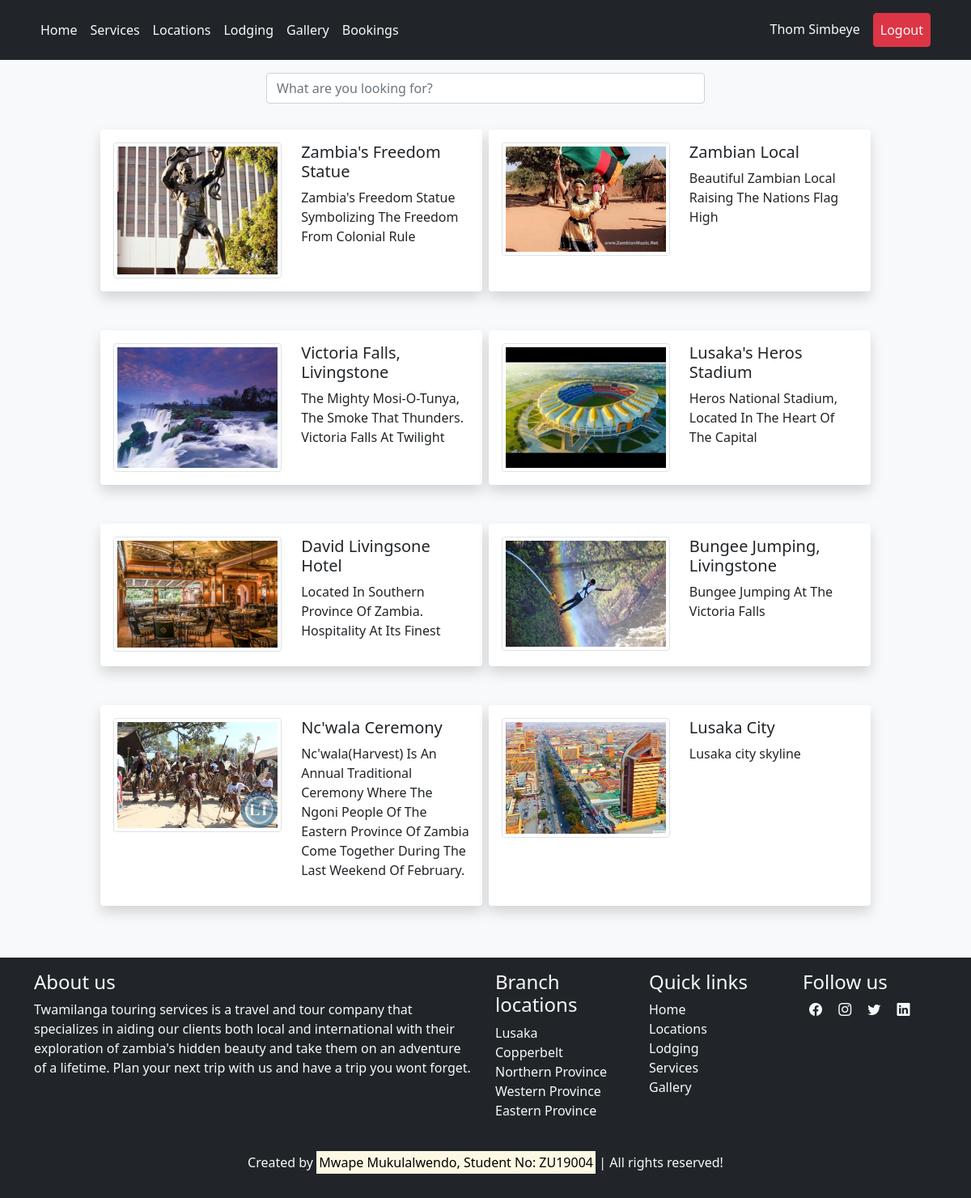
The app's page /pages/gallery.php (signed in) with its own data.
### tables this page shows
CREATE TABLE `users` (
  `id` int(11) NOT NULL,
  `email` varchar(60) DEFAULT NULL,
  `first_name` varchar(60) DEFAULT NULL,
  `last_name` varchar(60) DEFAULT NULL,
  `phone_no` varchar(12) DEFAULT NULL,
  `password` longtext NOT NULL,
  `is_admin` tinyint(1) NOT NULL,
  `joined` datetime DEFAULT current_timestamp()
);

CREATE TABLE `gallery` (
  `id` int(11) NOT NULL,
  `name` varchar(60) NOT NULL,
  `description` longtext NOT NULL,
  `image` varchar(60) NOT NULL,
  `user_id` int(11) NOT NULL,
  `added` datetime NOT NULL DEFAULT current_timestamp()
);

### api/get_user.php (called while the page is built, shortened)
<?php
function get_profile($email, $db_connection){
    $sql = "SELECT * FROM users WHERE email = ?";
    if($stmt = $db_connection->prepare($sql)){
        $stmt->bind_param("s", $email);
        if($stmt->execute()){
            $result = $stmt->get_result();
            if($result->num_rows == 1){
                $row = $result->fetch_array(MYSQLI_ASSOC);
                return $row;
            }
        }
    }
}

### inc/1session.php (called while the page is built, shortened)
<?php
require_once "../scripts/connect.php";
include_once "../api/get_user.php";
if (isset($_SESSION["loggedin"]) && $_SESSION["loggedin"] === true) {
    $user = get_profile($_SESSION['email'], $db_connection);
}
?>

### api/get_data.php (the view, shortened to what this page needs)
<?php
function get_gallery($db_connection) {
    if(isset($_GET["search"])) {
        $keyword = $_GET["search"];
        $sql = "SELECT * FROM gallery WHERE name LIKE '%".$keyword."%' OR description LIKE '%".$keyword."%' ORDER BY added DESC";
    } else {
        $sql = "SELECT * FROM gallery ORDER BY added DESC";
    }
    if($result = $db_connection->query($sql)){
        if($result->num_rows > 0){
            while($row = $result->fetch_array()){
                echo '<div class="col-md-5 shadow p-3 mb-5 mx-1 bg-body rounded">';
                    echo '<div class="row">';
                        echo '<div class="col">';
                            echo '<img class="img-thumbnail" src="../'.$row['image'].'" alt="'.$row['name'].'">';
                        echo '</div>';
                        echo '<div class="col">';
                                echo '<h5>'.$row['name'].'</h5>';
                                echo '<p>'.$row['description'].'</p>';
                        echo '</div>';
                    echo '</div>';
                echo '</div>';
            }
        } else {
            echo "No records found matching your request";
        }
    }
}

### inc/navbar.php (shortened to what this page needs)
<header class="p-3 bg-dark text-white sticky-top">
    <div class="container">
      <div class="d-flex flex-wrap align-items-center justify-content-center justify-content-lg-start">
        <ul class="nav col-12 col-lg-auto me-lg-auto mb-2 justify-content-center mb-md-0">
            <li class="nav-item"><a href="/Mwape/" class="nav-link link-light px-2">Home</a></li>
            <li class="nav-item"><a href="/Mwape/index.php#services" class="nav-link link-light px-2">Services</a></li>
            <li class="nav-item"><a href="/Mwape/pages/location.php" class="nav-link link-light px-2">Locations</a></li>
            <li class="nav-item"><a href="/Mwape/pages/lodging.php" class="nav-link link-light px-2">Lodging</a></li>
            <li class="nav-item"><a href="/Mwape/pages/gallery.php" class="nav-link link-light px-2">Gallery</a></li>
            <?php
            if (isset($_SESSION['email'])) {
                echo '<li class="nav-item"><a href="/Mwape/pages/booking.php" class="nav-link link-light px-2">Bookings</a></li>';
            }
            ?>
        </ul>
        <div class="text-end">
            <ul class="nav">
                <?php
                if (isset($_SESSION['email'])) {
                echo '<li class="nav-item"><a href="/Mwape/pages/account.php" class="nav-link link-light px-2">'.$user['first_name'].' '.$user['last_name'].'</a></li>
                <li class="nav-item"><a href="/Mwape/scripts/logout.process.php" class="nav-link link-light px-2 btn btn-danger mx-2">Logout</a></li>';
                } else {
                echo '<li class="nav-item"><a href="/Mwape/pages/login.php" class="btn btn-outline-light-me-2 nav-link link-light px-2 mx-2">Login</a></li>
                <li class="nav-item"><a href="/Mwape/pages/signup.php" class="btn btn-warning nav-link link-light px-2 mx-2">Sign up</a></li>';
                }
                ?>
            </ul>
        </div>
      </div>
    </div>
</header>

### records on screen
users: first_name "Thom", last_name "Simbeye"
gallery: image (picture), name "Zambia's Freedom Statue", description "Zambia's Freedom Statue Symbolizing The Freedom From Colonial Rule"
gallery: image (picture), name "Zambian Local", description "Beautiful Zambian Local Raising The Nations Flag High"
gallery: image (picture), name "Victoria Falls, Livingstone", description "The Mighty Mosi-O-Tunya, The Smoke That Thunders. Victoria Falls At Twilight"
gallery: image (picture), name "Lusaka's Heros Stadium", description "Heros National Stadium, Located In The Heart Of The Capital"
gallery: image (picture), name "David Livingsone Hotel", description "Located In Southern Province Of Zambia. Hospitality At Its Finest"
gallery: image (picture), name "Bungee Jumping, Livingstone", description "Bungee Jumping At The Victoria Falls"
gallery: image (picture), name "Nc'wala Ceremony", description "Nc'wala(Harvest) Is An Annual Traditional Ceremony Where The Ngoni People Of The Eastern Province Of Zambia Come Together During The Last Weekend Of February."
gallery: image (picture), name "Lusaka City", description "Lusaka city skyline"
